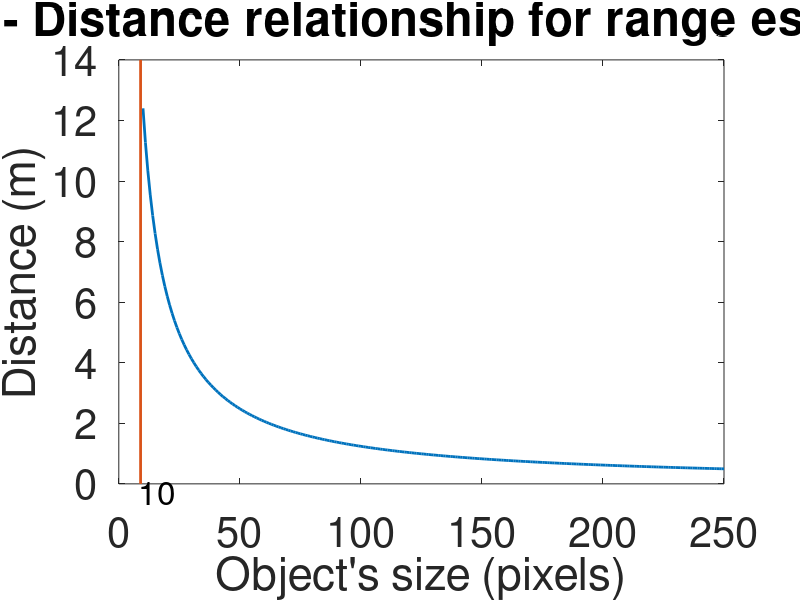

This figure's MATLAB source:
clear all; close all; clc

axisFontSize = 30;
fontSize = 30;

ball_size_m = 0.144;

focal_X_mm = 9.113812935295416e+02;
focal_Y_mm = 9.113086377881884e+02;

img_W_pix = 1280;
img_H_pix = 720;

sensor_x_mm = 1354.724121;
sensor_y_mm = 1354.724121;

fov_X_deg = 2 * atan(img_W_pix  / (2 * focal_X_mm)) * 180.0 / pi ;
fov_Y_deg = 2 * atan(img_H_pix  / (2 * focal_Y_mm)) * 180.0 / pi ;



pixel_x = [10 : 1 : 250];
pixel_y = [10 : 1 : 250];

oper_x = (focal_X_mm * ball_size_m * img_W_pix)/(sensor_x_mm)
oper_y = (focal_Y_mm * ball_size_m * img_H_pix)/(sensor_y_mm)

dist_x = oper_x ./ pixel_x;
dist_y = oper_y ./ pixel_y;

figure();
p = plot(pixel_x, dist_x);
set(gca,'FontSize',axisFontSize);
set(p, 'linewidth', 2);
xlabel("Object's size (pixels)"); ylabel('Distance (m)');
hold on;
p = plot([9 9],[0 14]);
set(gca,'FontSize',axisFontSize);
set(p, 'linewidth', 2);
text(8, -0.3, '10', 'FontSize', 24);
title('Pixels - Distance relationship for range estimation', 'FontSize', fontSize+4);

